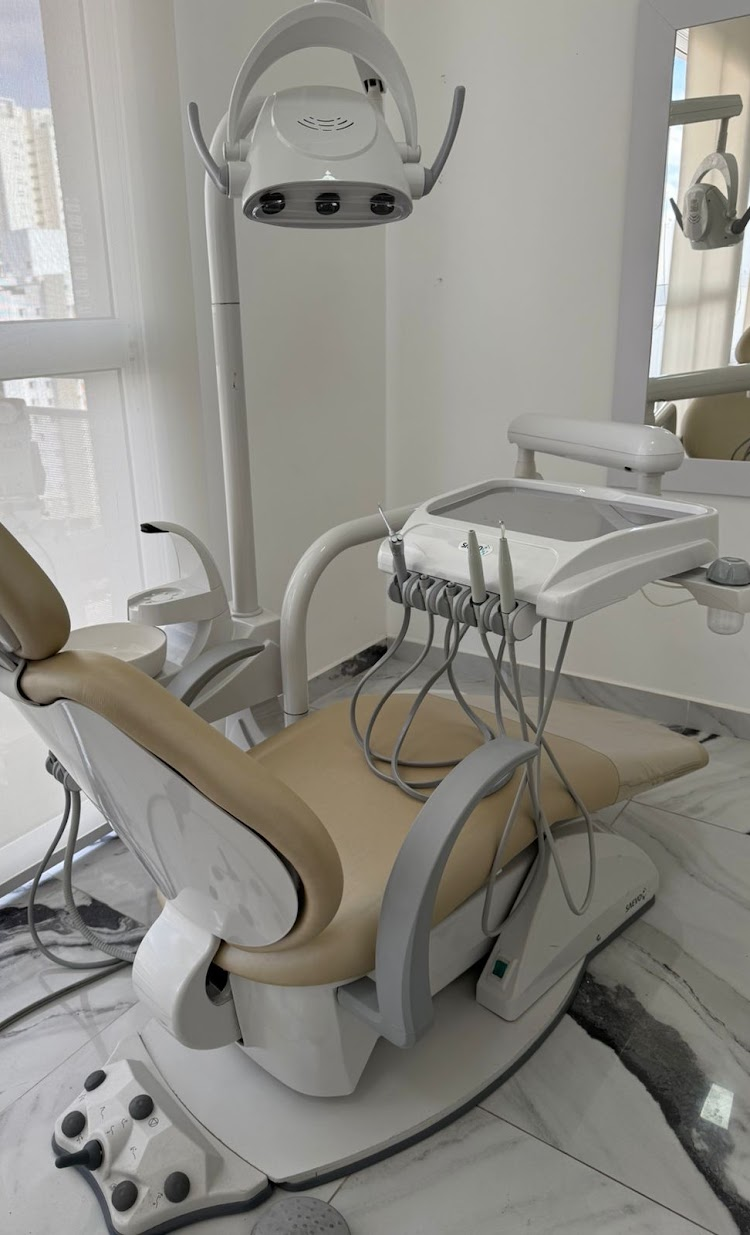
#> input picture assets/originals/cadeira-odontologica.jpg, 750 x 1235 px; its folder holds only this picture in this run
$ python _detect.py
#> lines starting #> are read from the running program, lines starting #| are printed output that depends on the picture; after the words box and inside, x2 and y2 are one past the last pixel; in counts of white or black regions, pixels touching at a corner belong together
# -*- coding: utf-8 -*-
"""Detecta a região de pele (rosto/cabeça) em cada original — coordenadas em px.

Sem OpenCV: máscara de pele em YCbCr + componentes conexos por BFS (numpy).
Imprime, por imagem, o bbox do maior componente de pele na metade superior
e o bbox da silhueta (pixels claros sobre fundo preto, quando aplicável).
"""
import sys
from collections import deque
from pathlib import Path

import numpy as np
from PIL import Image

try:
    sys.stdout.reconfigure(encoding="utf-8", errors="replace")
except Exception:
    pass

ROOT = Path(__file__).resolve().parents[1]
SRC = ROOT / "assets" / "originals"


def skin_mask(im: Image.Image, scale: int = 4):
    """Máscara booleana de pele (downsample 'scale')."""
    w, h = im.size
    small = im.resize((max(1, w // scale), max(1, h // scale)), Image.BILINEAR)
    a = np.asarray(small).astype(np.float32)
    r, g, b = a[..., 0], a[..., 1], a[..., 2]
    y = 0.299 * r + 0.587 * g + 0.114 * b
    cb = 128 - 0.168736 * r - 0.331264 * g + 0.5 * b
    cr = 128 + 0.5 * r - 0.418688 * g - 0.081312 * b
    mask = (cr > 133) & (cr < 180) & (cb > 77) & (cb < 130) & (y > 60) & (r > g) & (r > b)
    return mask, scale, (w, h)


def all_blobs(mask: np.ndarray, min_px: int = 8, top: int = 6):
    """Componentes conexos (4-vizinhos) ordenados por área desc."""
    h, w = mask.shape
    seen = np.zeros_like(mask, dtype=bool)
    found = []
    for sy in range(h):
        for sx in range(w):
            if not mask[sy, sx] or seen[sy, sx]:
                continue
            q = deque([(sx, sy)])
            seen[sy, sx] = True
            x0 = x1 = sx
            y0 = y1 = sy
            n = 0
            while q:
                cx, cy = q.popleft()
                n += 1
                x0, x1 = min(x0, cx), max(x1, cx)
                y0, y1 = min(y0, cy), max(y1, cy)
                for nx, ny in ((cx - 1, cy), (cx + 1, cy), (cx, cy - 1), (cx, cy + 1)):
                    if 0 <= nx < w and 0 <= ny < h and mask[ny, nx] and not seen[ny, nx]:
                        seen[ny, nx] = True
                        q.append((nx, ny))
            if n >= min_px:
                found.append((n, x0, y0, x1, y1))
    found.sort(reverse=True)
    return found[:top]


def silhouette(im: Image.Image, thresh: int = 80, coverage: float = 0.02):
    """bbox do assunto claro sobre fundo escuro, ignorando linhas/colunas quase vazias."""
    a = np.asarray(im.convert("L"))
    h, w = a.shape
    b = a > thresh
    rows = b.sum(1) > max(3, int(w * coverage))
    cols = b.sum(0) > max(3, int(h * coverage))
    ys = np.where(rows)[0]
    xs = np.where(cols)[0]
    if not len(ys) or not len(xs):
        return None
    return (int(xs.min()), int(ys.min()), int(xs.max()) + 1, int(ys.max()) + 1)


def fmt(box, scale: int, w: int, h: int) -> str:
    x0, y0, x1, y1 = [v * scale for v in box]
    return (f"px=({x0}, {y0}, {x1}, {y1}) {x1 - x0}x{y1 - y0}"
            f"  {x0 * 100 // w}%..{x1 * 100 // w}% x | {y0 * 100 // h}%..{y1 * 100 // h}% y")


def report(name: str) -> None:
#> called with name = 'cadeira-odontologica.jpg'
    im = Image.open(SRC / name).convert("RGB")
#> im is the input picture: PIL image 750x1235 RGB; mean R, G, B 142.7, 140.9, 134.6
    w, h = im.size
#> w = 750; h = 1235
    mask, scale, _ = skin_mask(im)
#> in skin_mask, `r, g, b = a[..., 0], a[..., 1], a[..., 2]`:
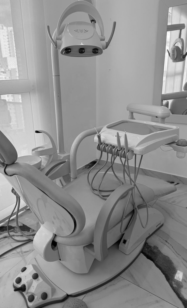
#> r: shape (308, 187) float32; min 0, max 254, mean 142.7
#> in skin_mask, `r, g, b = a[..., 0], a[..., 1], a[..., 2]`:
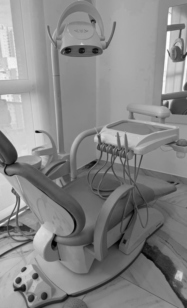
#> b: shape (308, 187) float32; min 0, max 255, mean 134.6
#> in skin_mask, `cb = 128 - 0.168736 * r - 0.331264 * g + 0.5 * b`:
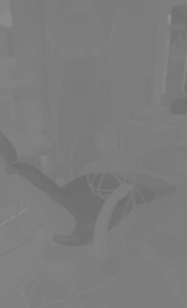
#> cb: shape (308, 187) float32; min 109.1, max 144.6, mean 124.5
#> in skin_mask, `cr = 128 + 0.5 * r - 0.418688 * g - 0.081312 * b`:
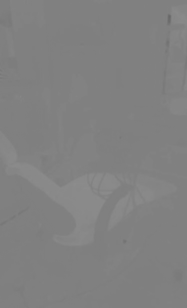
#> cr: shape (308, 187) float32; min 104, max 140.3, mean 129.4
#> in skin_mask, `mask = (cr > 133) & (cr < 180) & (cb > 77) & (cb < 130) & (y > 60) & (..`:
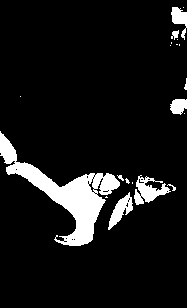
#> mask: shape (308, 187) bool; 8.9% white; 20 white regions (11 under 20 px), largest, box (x1, y1, x2, y2) and area: (0, 131, 120, 246) 3595, (134, 175, 171, 205) 522, (108, 192, 133, 230) 383
#> scale = 4
    print(f"\n{name}  ({w}x{h})")
#| cadeira-odontologica.jpg  (750x1235)
    for n, x0, y0, x1, y1 in all_blobs(mask):
#> in all_blobs, `h, w = mask.shape`: h = 308; w = 187
        print(f"  pele px={n:6d}  {fmt((x0, y0, x1, y1), scale, w, h)}")
#> this loop made 6 passes
#|   pele px=  3170  px=(0, 524, 420, 980) 420x456  0%..56% x | 42%..79% y
#|   pele px=   417  px=(544, 704, 680, 808) 136x104  72%..90% x | 57%..65% y
#|   pele px=   408  px=(368, 692, 476, 776) 108x84  49%..63% x | 56%..62% y
#|   pele px=   383  px=(432, 768, 528, 916) 96x148  57%..70% x | 62%..74% y
#|   pele px=   227  px=(684, 28, 744, 108) 60x80  91%..99% x | 2%..8% y
#|   pele px=   210  px=(680, 396, 744, 456) 64x60  90%..99% x | 32%..36% y
    sil = silhouette(im)
#> in silhouette, `b = a > thresh`:
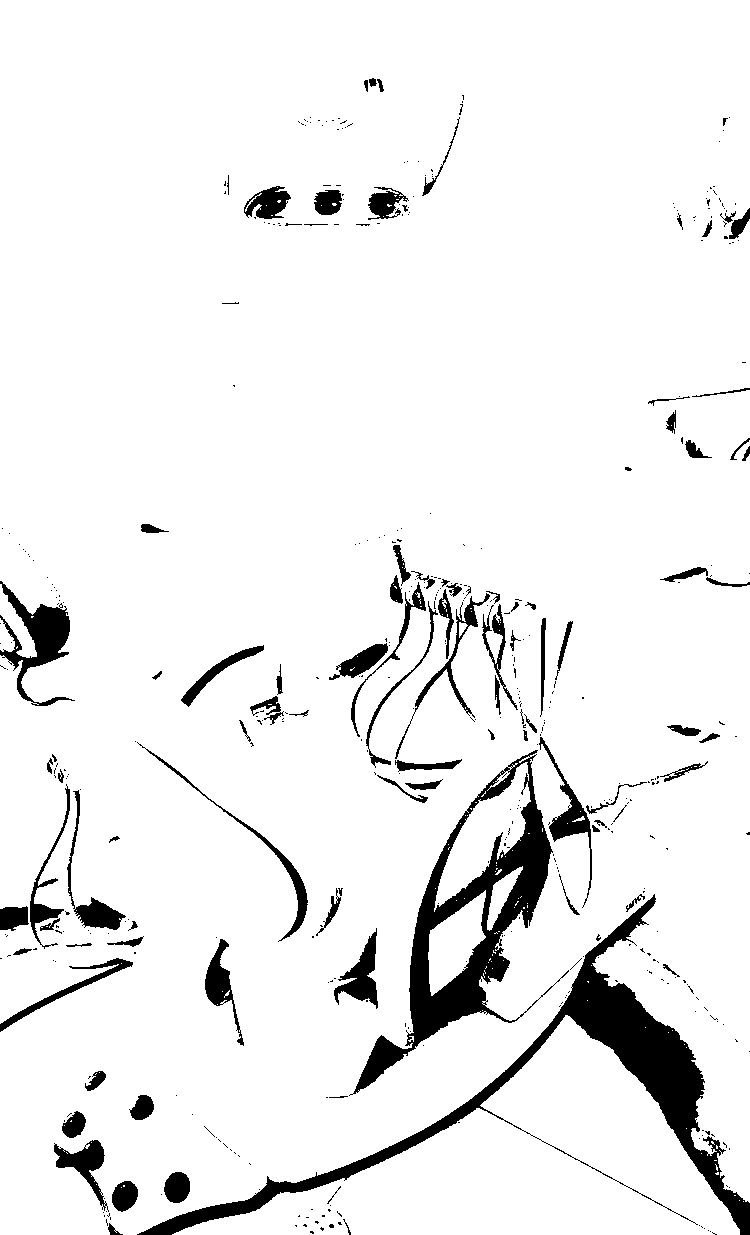
#> b: shape (1235, 750) bool; 93% white; 466 black regions (368 under 20 px), largest, box (x1, y1, x2, y2) and area: (137, 894, 750, 1235) 18662, (349, 750, 569, 1096) 14668, (0, 581, 75, 706) 3089
#> in silhouette, `ys = np.where(rows)[0]`: ys = 1235 values from 0 to 1234
#> in silhouette, `xs = np.where(cols)[0]`: xs = 750 values from 0 to 749
#> sil = (0, 0, 750, 1235)
    if sil:
        print(f"  silhueta (L>80) {fmt(sil, 1, w, h)}")
#|   silhueta (L>80) px=(0, 0, 750, 1235) 750x1235  0%..100% x | 0%..100% y


for p in sorted(SRC.glob("*.jpg")):
    report(p.name)

$ run again, on assets/originals/consultorio-janela.jpg
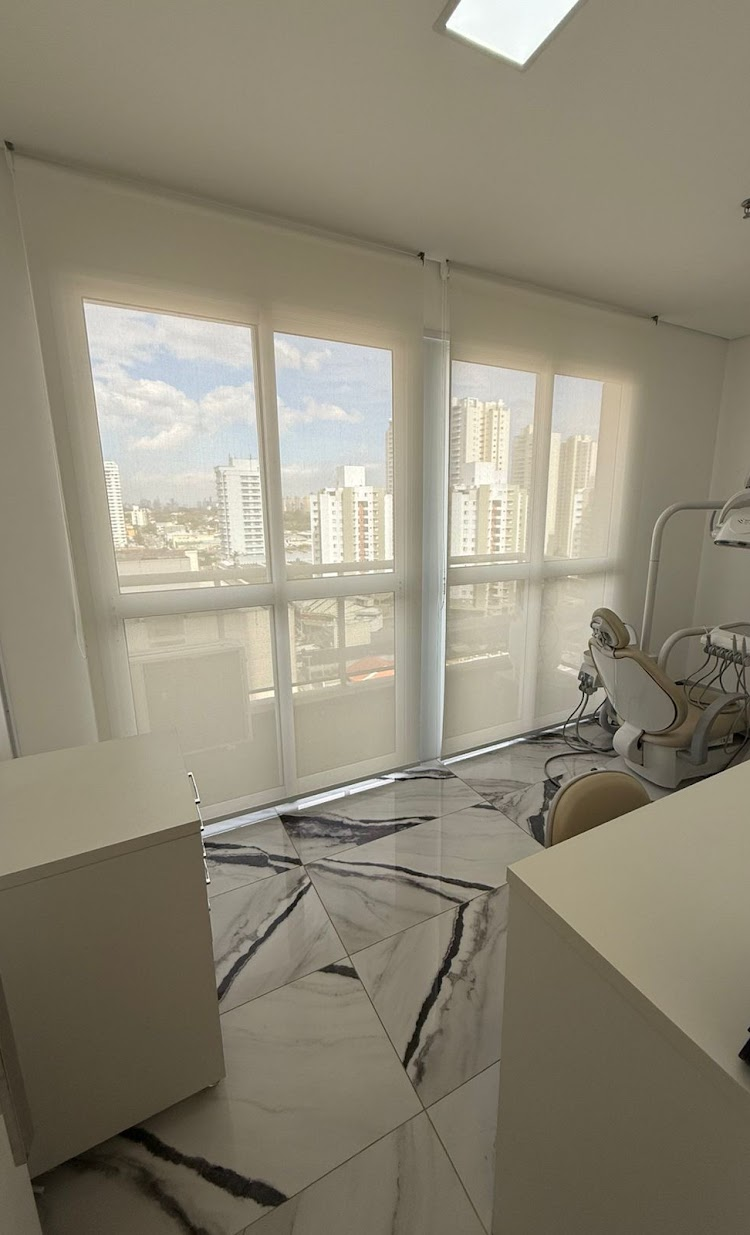
#> input picture assets/originals/consultorio-janela.jpg, 750 x 1235 px
#> in report, im is the input picture: PIL image 750x1235 RGB; mean R, G, B 141.5, 135.2, 118
#> in skin_mask, `mask = (cr > 133) & (cr < 180) & (cb > 77) & (cb < 130) & (y > 60) & (..`:
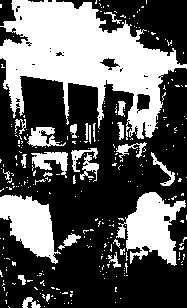
#> mask: shape (308, 187) bool; 36.6% white; 274 white regions (246 under 20 px), largest, box (x1, y1, x2, y2) and area: (0, 0, 187, 140) 12473, (116, 192, 186, 266) 2669, (0, 195, 61, 264) 2339
#> scale = 4
#| consultorio-janela.jpg  (750x1235)
#> in all_blobs, `h, w = mask.shape`: h = 308; w = 187
#> the loop in report, `for n, x0, y0, x1, y1 in all_blobs(mask):` made 6 passes
#> n on passes 1 to 6: 12411, 2580, 2337, 477, 406, 195
#> (printed output is left out)
#> in silhouette, `b = a > thresh`:
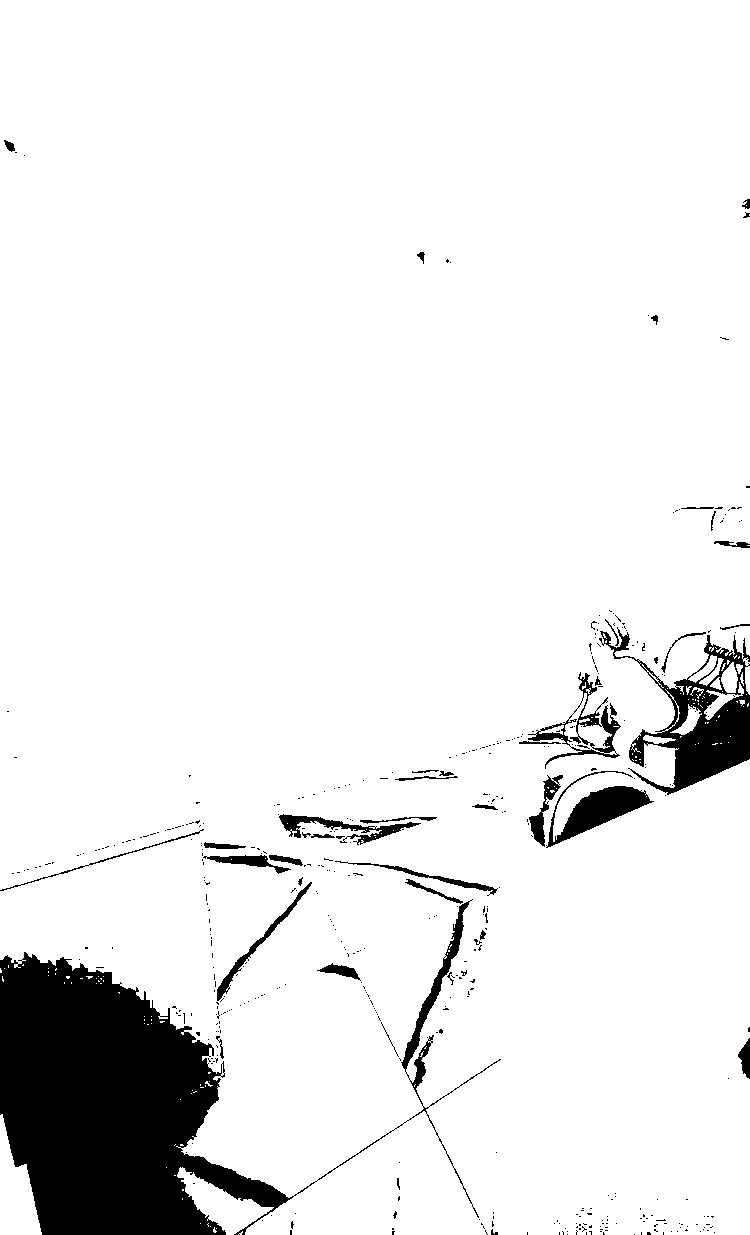
#> b: shape (1235, 750) bool; 92.2% white; 455 black regions (410 under 20 px), largest, box (x1, y1, x2, y2) and area: (0, 899, 501, 1235) 52093, (599, 627, 750, 795) 7994, (546, 771, 654, 848) 2713
#> ys = 1235 values from 0 to 1234
#> xs = 750 values from 0 to 749
#> sil = (0, 0, 750, 1235)
#|   silhueta (L>80) px=(0, 0, 750, 1235) 750x1235  0%..100% x | 0%..100% y
